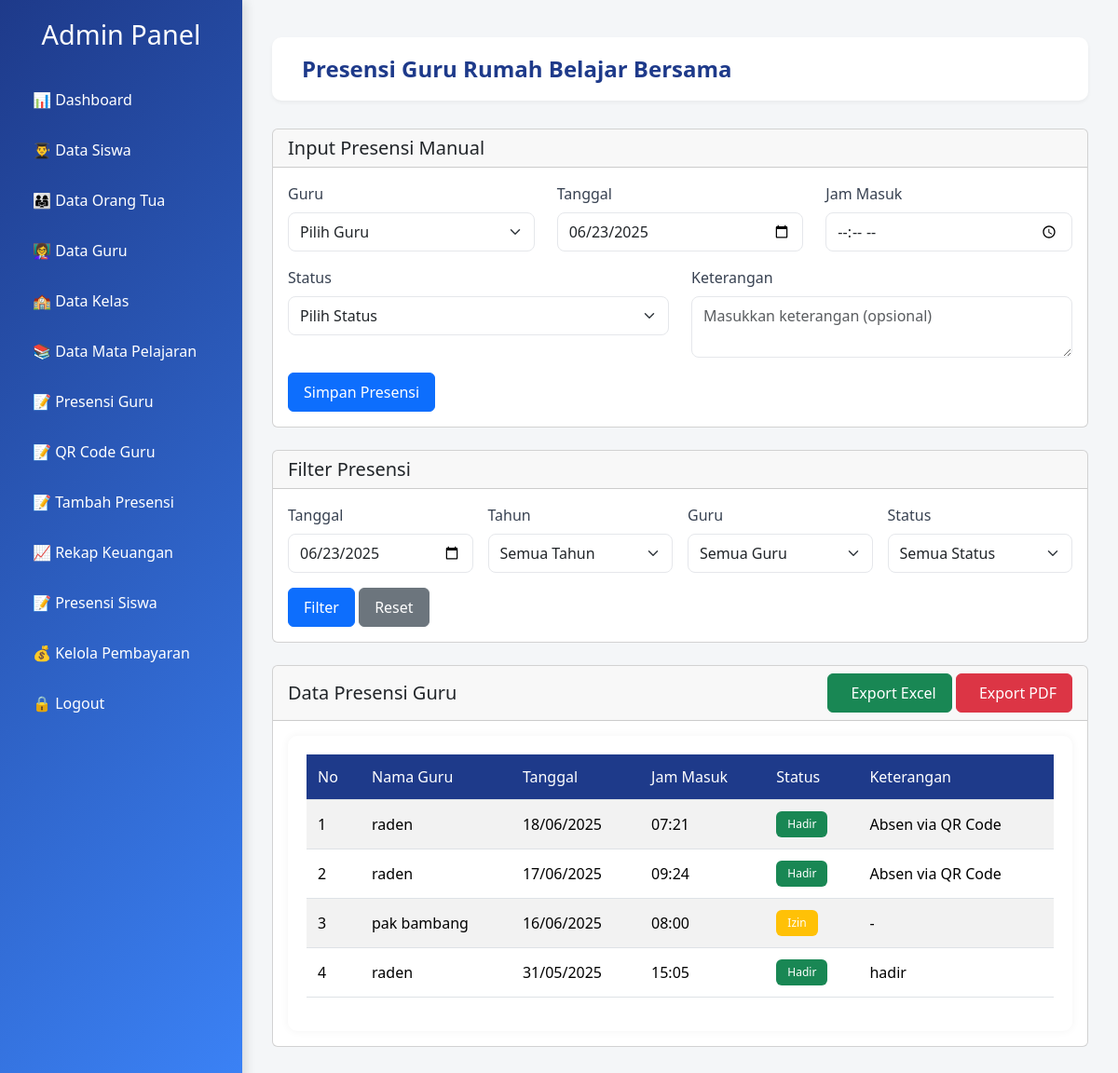
Page /absen/admin/presensi-guru/ (signed in) on the committed database.
### rumahbelajar/models.py (models this page shows, shortened)
class PresensiGuru(models.Model):
    STATUS_CHOICES = [
        ('Hadir', 'Hadir'),
        ('Izin', 'Izin'),
        ('Sakit', 'Sakit'),
        ('Tanpa Keterangan', 'Tanpa Keterangan'),
    ]
    guru = models.ForeignKey(Guru, on_delete=models.CASCADE)
    tanggal = models.DateField()
    jam_masuk = models.TimeField()
    status = models.CharField(max_length=20, choices=STATUS_CHOICES)
    keterangan = models.TextField(blank=True, null=True)
    class Meta:
        ordering = ['-tanggal', '-jam_masuk']

class Guru(models.Model):
    user = models.OneToOneField(
        User,
        on_delete=models.CASCADE,
        related_name='rumahbelajar_guru'
    )
    nama = models.CharField(max_length=100)
    nip = models.CharField(max_length=20, null=True, blank=True)
    alamat_guru = models.TextField(null=True, blank=True)

### rumahbelajar/views.py (the view)
# urls.py: path('admin/presensi-guru/', views.presensi_guru_admin, name='presensi_guru_admin'),
@login_required
@group_required('Admin')
def presensi_guru_admin(request):
    if request.method == 'POST':
        form = PresensiGuruForm(request.POST)
        if form.is_valid():
            try:
                presensi = form.save(commit=False)
                guru_id = request.POST.get('guru')
                if guru_id:
                    presensi.guru_id = guru_id
                tanggal = request.POST.get('tanggal')
                if tanggal:
                    presensi.tanggal = tanggal
                jam_masuk = request.POST.get('jam_masuk')
                if jam_masuk:
                    presensi.jam_masuk = jam_masuk
                presensi.save()
                messages.success(request, 'Presensi guru berhasil disimpan')
                return redirect('rumahbelajar:presensi_guru_admin')
            except Exception as e:
                messages.error(request, f'Terjadi kesalahan: {str(e)}')
        else:
            for field, errors in form.errors.items():
                for error in errors:
                    messages.error(request, f'{field}: {error}')
    else:
        form = PresensiGuruForm()
    presensi_guru_list = PresensiGuru.objects.all()
    tanggal = request.GET.get('tanggal')
    guru_id = request.GET.get('guru')
    status = request.GET.get('status')
    selected_year = request.GET.get('year', '')
    year_range = get_year_range_for_model(PresensiGuru, 'tanggal')
    if tanggal:
        presensi_guru_list = presensi_guru_list.filter(tanggal=tanggal)
    if guru_id:
        presensi_guru_list = presensi_guru_list.filter(guru_id=guru_id)
    if status:
        presensi_guru_list = presensi_guru_list.filter(status=status)
    if selected_year:
        presensi_guru_list = presensi_guru_list.filter(tanggal__year=selected_year)
    presensi_guru_list = presensi_guru_list.order_by('-tanggal', '-jam_masuk')
    guru_list = Guru.objects.all().order_by('nama')
    context = {
        'form': form,
        'presensi_guru_list': presensi_guru_list,
        'guru_list': guru_list,
        'today': date.today(),
        'selected_year': selected_year,
        'year_range': year_range,
    }
    return render(request, 'admin/presensi_guru_admin.html', context)

### rumahbelajar/forms.py
class PresensiGuruForm(forms.ModelForm):
    class Meta:
        model = PresensiGuru
        exclude = ['guru', 'tanggal', 'jam_masuk']
        widgets = {
            'status': forms.Select(attrs={'class': 'form-select'}),
            'keterangan': forms.Textarea(attrs={'class': 'form-control', 'rows': 2}),
        }

### rumahbelajar/views.py (called while the page is built)
def get_year_range_for_model(model, date_field):
    try:
        earliest = model.objects.aggregate(Min(date_field))[f'{date_field}__min']
        latest = model.objects.aggregate(Max(date_field))[f'{date_field}__max']
        if earliest and latest:
            start_year = earliest.year
            end_year = latest.year + 2  # Add 2 years to the latest year
        else:
            current_year = datetime.now().year
            start_year = current_year
            end_year = current_year + 2
        return list(range(start_year, end_year + 1))
    except Exception as e:
        current_year = datetime.now().year
        return list(range(current_year, current_year + 3))

def group_required(group_name):
    def decorator(view_func):
        @wraps(view_func)
        def wrapper(request, *args, **kwargs):
            if request.user.groups.filter(name=group_name).exists():
                return view_func(request, *args, **kwargs)
            else:
                return redirect('rumahbelajar:login')
        return wrapper
    return decorator

### rumahbelajar/templates/admin/presensi_guru_admin.html (shortened to what this page needs)
<!DOCTYPE html>
<html lang="id">
<head>
  <link href="https://cdn.jsdelivr.net/npm/bootstrap@5.3.3/dist/css/bootstrap.min.css" rel="stylesheet">
</head>
<body>
  <div class="container-fluid">
    <nav class="sidebar">
      <h2>Admin Panel</h2>
        <ul>
          <li><a href="{% url 'rumahbelajar:dashboard_admin' %}">📊 Dashboard</a></li>
          <li><a href="{% url 'rumahbelajar:data_siswa' %}">👨‍🎓 Data Siswa</a></li>
          <li><a href="{% url 'rumahbelajar:data_orang_tua' %}">👨‍👩‍👧 Data Orang Tua</a></li>
          <li><a href="{% url 'rumahbelajar:data_guru_admin' %}">👩‍🏫 Data Guru</a></li>
          <li><a href="{% url 'rumahbelajar:kelas' %}">🏫 Data Kelas</a></li>
          <li><a href="{% url 'rumahbelajar:mata_pelajaran_admin' %}">📚 Data Mata Pelajaran</a></li>
          <li><a href="{% url 'rumahbelajar:presensi_guru_admin' %}">📝 Presensi Guru</a></li>
          <li><a href="{% url 'rumahbelajar:generate_admin_qrcode' %}">📝 QR Code Guru</a></li>
          <li><a href="{% url 'rumahbelajar:tambah_presensi' %}">📝 Tambah Presensi</a></li>
          <li><a href="{% url 'keuangan:rekap_keuangan' %}">📈 Rekap Keuangan</a></li>
          <li><a href="{% url 'rumahbelajar:presensi_siswa_admin' %}">📝 Presensi Siswa</a></li>
          <li><a href="{% url 'keuangan:kelola_pembayaran' %}">💰 Kelola Pembayaran</a></li>
          <li><a href="{% url 'rumahbelajar:login' %}"><span>🔒</span> Logout</a></li>
        </ul>
    </nav>
    <div class="main-content">
      <div class="header">Presensi Guru Rumah Belajar Bersama</div>
      <div class="card mb-4">
        <div class="card-header">
          <h5 class="mb-0">Input Presensi Manual</h5>
        </div>
        <div class="card-body">
          <form method="post">
            <div class="row">
              <div class="col-md-4 mb-3">
                <label for="guru" class="form-label">Guru</label>
                <select name="guru" id="guru" class="form-select" required>
                  <option value="">Pilih Guru</option>
                </select>
              </div>
              <div class="col-md-4 mb-3">
                <label for="tanggal" class="form-label">Tanggal</label>
                <input type="date" name="tanggal" id="tanggal" class="form-control" value="{{ today|date:'Y-m-d' }}" required>
              </div>
              <div class="col-md-4 mb-3">
                <label for="jam_masuk" class="form-label">Jam Masuk</label>
                <input type="time" name="jam_masuk" id="jam_masuk" class="form-control" required>
              </div>
            </div>
            <div class="row">
              <div class="col-md-6 mb-3">
                <label for="status" class="form-label">Status</label>
                <select name="status" id="status" class="form-select" required>
                  <option value="">Pilih Status</option>
                </select>
              </div>
              <div class="col-md-6 mb-3">
                <label for="keterangan" class="form-label">Keterangan</label>
                <textarea name="keterangan" id="keterangan" class="form-control" rows="2" placeholder="Masukkan keterangan (opsional)"></textarea>
              </div>
            </div>
            <button type="submit" class="btn btn-primary">Simpan Presensi</button>
          </form>
        </div>
      </div>
      <div class="card mb-4">
        <div class="card-header">
          <h5 class="mb-0">Filter Presensi</h5>
        </div>
        <div class="card-body">
          <form method="get" class="row g-3">
            <div class="col-md-3">
              <label for="tanggal" class="form-label">Tanggal</label>
              <input type="date" class="form-control" id="tanggal" name="tanggal" value="{{ today|date:'Y-m-d' }}">
            </div>
            <div class="col-md-3">
              <label for="year" class="form-label">Tahun</label>
              <select class="form-select" id="year" name="year">
                <option value="">Semua Tahun</option>
              </select>
            </div>
            <div class="col-md-3">
              <label for="guru" class="form-label">Guru</label>
              <select class="form-select" id="guru" name="guru">
                <option value="">Semua Guru</option>
              </select>
            </div>
            <div class="col-md-3">
              <label for="status" class="form-label">Status</label>
              <select class="form-select" id="status" name="status">
                <option value="">Semua Status</option>
              </select>
            </div>
            <div class="col-12">
              <button type="submit" class="btn btn-primary">Filter</button>
              <a href="{% url 'rumahbelajar:presensi_guru_admin' %}" class="btn btn-secondary">Reset</a>
            </div>
          </form>
        </div>
      </div>
      <div class="card">
        <div class="card-header d-flex justify-content-between align-items-center">
          <h5 class="mb-0">Data Presensi Guru</h5>
          <div>
            <a href="{% url 'rumahbelajar:export_presensi_guru_excel' %}" class="btn btn-success">
              Export Excel
            </a>
            <a href="{% url 'rumahbelajar:export_presensi_guru_pdf' %}" class="btn btn-danger">
              Export PDF
            </a>
          </div>
        </div>
        <div class="card-body">
          <div class="table-responsive">
            <table class="table table-striped table-hover">
              <thead>
                <tr>
                  <th>No</th>
                  <th>Nama Guru</th>
                  <th>Tanggal</th>
                  <th>Jam Masuk</th>
                  <th>Status</th>
                  <th>Keterangan</th>
                </tr>
              </thead>
              <tbody>
                {% for presensi in presensi_guru_list %}
                <tr>
                  <td>{{ forloop.counter }}</td>
                  <td>{{ presensi.guru.nama }}</td>
                  <td>{{ presensi.tanggal|date:"d/m/Y" }}</td>
                  <td>{{ presensi.jam_masuk|time:"H:i" }}</td>
                  <td>
                    <span class="badge {% if presensi.status == 'Hadir' %}bg-success{% elif presensi.status == 'Izin' %}bg-warning{% elif presensi.status == 'Sakit' %}bg-info{% else %}bg-danger{% endif %}">
                      {{ presensi.status }}
                    </span>
                  </td>
                  <td>{{ presensi.keterangan|default:"-" }}</td>
                </tr>
                {% empty %}
                <tr>
                  <td colspan="6" class="text-center">Tidak ada data presensi</td>
                </tr>
                {% endfor %}
              </tbody>
            </table>
          </div>
        </div>
      </div>
    </div>
  </div>
</body>
</html>

### rumahbelajar/templates/admin/presensi_guru_admin.html (style rules this page uses)
* { margin: 0; padding: 0; box-sizing: border-box; }
body { font-family: 'Segoe UI', sans-serif; background-color: #f4f6f8; }
.container-fluid { display: flex; flex-direction: row; min-height: 100vh; }
nav.sidebar { width: 260px; background: linear-gradient(135deg, #1e3a8a, #3b82f6); color: white; padding: 20px; position: fixed; height: 100%; box-shadow: 2px 0 12px rgba(0, 0, 0, 0.15); transition: transform 0.3s ease; overflow-y: auto; top: 0; left: 0; z-index: 999; }
.sidebar h2 { font-size: 1.8rem; text-align: center; margin-bottom: 30px; }
.sidebar ul { list-style: none; padding: 0; }
.sidebar a { color: white; text-decoration: none; padding: 10px 15px; display: block; border-radius: 10px; transition: all 0.3s ease-in-out; font-weight: 500; margin-bottom: 10px; }
.main-content { margin-left: 260px; flex: 1; padding: 40px 20px; }
.header { background-color: #ffffff; padding: 1rem 2rem; box-shadow: 0 2px 4px rgba(0, 0, 0, 0.05); font-size: 1.5rem; font-weight: bold; color: #1e3a8a; margin-bottom: 30px; border-radius: 10px; }
.table-responsive { background-color: white; border-radius: 10px; padding: 20px; box-shadow: 0 0 10px rgba(0, 0, 0, 0.05); }
.badge { padding: 8px 12px; border-radius: 6px; font-weight: 500; }
.table th { background-color: #1e3a8a; color: white; font-weight: 500; padding: 12px; }
.table td { padding: 12px; vertical-align: middle; }
.btn { padding: 8px 16px; font-weight: 500; }
.form-control, .form-select { border: 1px solid #e5e7eb; border-radius: 8px; padding: 8px 12px; }
.form-label { font-weight: 500; color: #374151; margin-bottom: 8px; }

### rows in the picture
PresensiGuru: guru.nama "raden", tanggal "18/06/2025", jam_masuk "07:21", status "Hadir", keterangan "Absen via QR Code"
PresensiGuru: guru.nama "raden", tanggal "17/06/2025", jam_masuk "09:24", status "Hadir", keterangan "Absen via QR Code"
PresensiGuru: guru.nama "pak bambang", tanggal "16/06/2025", jam_masuk "08:00", status "Izin", keterangan "-"
PresensiGuru: guru.nama "raden", tanggal "31/05/2025", jam_masuk "15:05", status "Hadir", keterangan "hadir"
